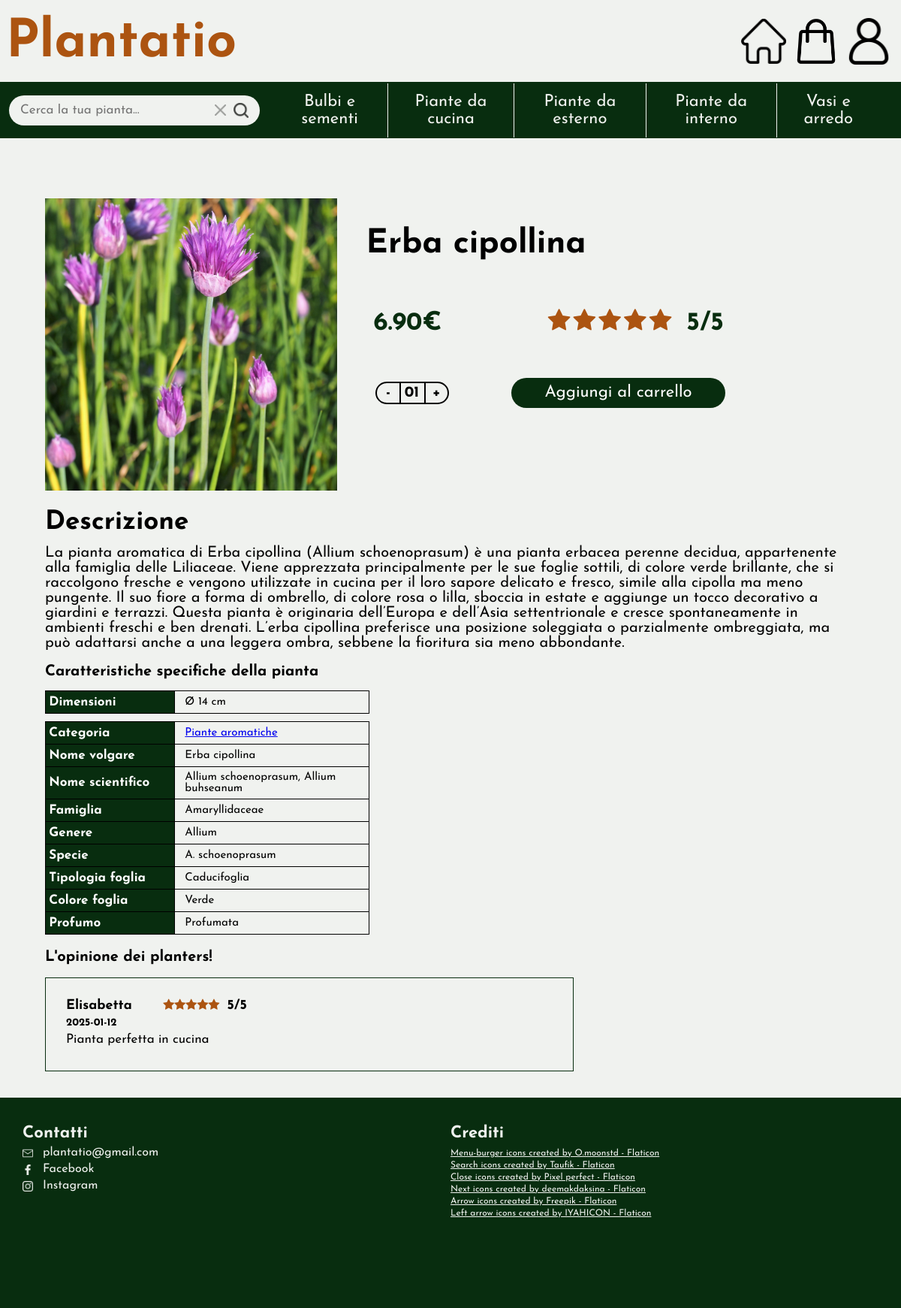
/product.php?idP=Erba+cipollina, run on the app's committed database.
### tables this page shows
CREATE TABLE Prodotti (
    nome_prodotto VARCHAR(150) PRIMARY KEY,
    prezzo DECIMAL(10, 2) NOT NULL,
    id_sottocategoria VARCHAR(100) NOT NULL,
    presente BOOLEAN DEFAULT 1,
    stock INT NOT NULL,
    nome_volgare VARCHAR(50),  
    nome_scientifico VARCHAR(50),
    famiglia VARCHAR(50),
    genere VARCHAR(50),
    specie VARCHAR(50),
    dimensioni VARCHAR(30),  
    profumo VARCHAR(30),  
    tipologia_foglia VARCHAR(30),
    colore_foglia VARCHAR(30), 
    descrizione TEXT,
    voto INT NOT NULL
);

CREATE TABLE Recensioni (
    id_utente VARCHAR(150) NOT NULL,
    id_prodotto VARCHAR(150) NOT NULL,
    voto INT CHECK (voto BETWEEN 1 AND 5),  
    commento TEXT,
    data_recensione TIMESTAMP DEFAULT CURRENT_TIMESTAMP,
    PRIMARY KEY (id_prodotto, id_utente),
    FOREIGN KEY (id_utente) REFERENCES Utenti(email) ON DELETE CASCADE,
    FOREIGN KEY (id_prodotto) REFERENCES Prodotti(nome_prodotto) ON DELETE CASCADE
);

CREATE TABLE Utenti (
    email VARCHAR(150) PRIMARY KEY,
    nome VARCHAR(100) NOT NULL,
    cognome VARCHAR(100) NOT NULL,
    password_hash VARCHAR(255) NOT NULL,
    admin_flag BOOLEAN NOT NULL
);

### product.php (called while the page is built, shortened)
<?php
require_once 'bootstrap.php';
$templateParams["titolo"] = "Plantatio";
$templateParams["mainContent"] = "single-item.php";
$templateParams["js"] = array("js/product.js", "js/nav.js", "js/header.js");
$idprodotto = -1;
if(isset($_GET["idP"])){
    $idprodotto = getStringWithSpaces($_GET["idP"]);
} else {
    if(isset($idProd)){
        $idprodotto = $productId;
    }
}
$templateParams["prodotto"] = $dbh->getProductById($idprodotto);
$templateParams["recensioni_prodotto"] = $dbh->getReviewsOfProduct($idprodotto);
require 'template/base.php';
?>

### database/database.php (called while the page is built, shortened)
<?php
class DatabaseHelper
{
    private $db;
    public function __construct($servername, $username, $password, $dbname, $port)
    {
        $this->db = new mysqli($servername, $username, $password, $dbname, $port);
    }
    public function getSubCategoriesFromCategory($nomeCategoria)
    {
        $stmt = $this->db->prepare("SELECT nome_sottocategoria FROM SottoCategorie WHERE id_categoria = ?");
        $stmt->bind_param('s', $nomeCategoria);
        $stmt->execute();
        $result = $stmt->get_result();
        return $result->fetch_all(MYSQLI_ASSOC);
    }
    public function getCategories()
    {
        $stmt = $this->db->prepare("SELECT nome_categoria FROM Categorie");
        $stmt->execute();
        $result = $stmt->get_result();
        $categories = $result->fetch_all(MYSQLI_ASSOC);
        foreach ($categories as &$category) {
            $category["sottocategorie"] = array();
            $category["sottocategorie"] = $this->getSubCategoriesFromCategory($category["nome_categoria"]);
        }
        return $categories;
    }
    public function getProductById($product_id)
    {
        $stmt = $this->db->prepare("SELECT * FROM Prodotti WHERE nome_prodotto = ? AND presente = 1");
        $stmt->bind_param('s', $product_id);
        $stmt->execute();
        $result = $stmt->get_result();
        return $result->fetch_all(MYSQLI_ASSOC);
    }
    public function getReviewsOfProduct($idprodotto)
    {
        $query = "SELECT nome, voto, commento, DATE(data_recensione) as dataRec FROM Recensioni, Utenti WHERE id_utente = email AND id_prodotto = ? ORDER BY data_recensione DESC";
        $stmt = $this->db->prepare($query);
        $stmt->bind_param('s', $idprodotto);
        $stmt->execute();
        $result = $stmt->get_result();
        return $result->fetch_all(MYSQLI_ASSOC);
    }
}

### bootstrap.php (called while the page is built, shortened)
<?php
require_once("utils/functions.php");
require_once("database/database.php");
$dbh = new DatabaseHelper("localhost", "root", "", "plantatio", 3306);
$templateParams["categorie"] = $dbh->getCategories();
?>

### utils/functions.php (called while the page is built, shortened)
<?php
function isUserLoggedIn()
{
    return !empty($_SESSION['email']);
}
function getSrc($string)
{
    $src_string = str_replace(' ', '_', $string);
    return $src_string;
}
function getStringWithSpaces($string)
{
    $id_string = str_replace('_', ' ', $string);
    return $id_string;
}

### template/single-item.php (the view, shortened to what this page needs)
<main class="single-item">
    <?php if (count($templateParams["prodotto"]) == 0): ?>
        <article>
            <p>Prodotto non presente</p>
        </article>
    <?php
    else:
        $prodotto = $templateParams["prodotto"][0];
    ?>
        <article>
            <header>
                <img src="upload/prodotti/<?php echo getSrc($prodotto["nome_prodotto"]) ?>.jpg" alt="" />
                <section>
                    <h2><?php echo $prodotto["nome_prodotto"] ?></h2>
                    <h3 class='price'><?php echo $prodotto["prezzo"] ?>€
                    </h3>
                    <div class="star-value">
                        <?php for ($i = 1; $i <= $prodotto["voto"]; $i++): ?>
                            <span class="fa fa-star checked"></span>
                        <?php endfor; ?>
                    </div>
                    <h3><?php echo $prodotto["voto"] ?>/5</h3>
                    <?php if ($prodotto['stock'] > 0): ?>
                        <div class="wrapper">
                            <span class="minus" onclick="reduceQuantity()">-</span>
                            <span class="number">01</span>
                            <span class="plus" onclick="addQuantity(<?php echo $prodotto['stock'] ?>)">+</span>
                        </div>
                        <button type="button" <?php if (isUserLoggedIn()) : ?>
                            onclick="addToCart('<?php echo $prodotto['nome_prodotto'] ?>')"
                            <?php else: ?> onclick="showErrorMessage()"
                            <?php endif; ?>>Aggiungi al carrello
                        </button>
                    <?php else: ?>
                        <span class="out_of_stock">La pianta non è al momento disponibile</span>
                    <?php endif; ?>
                </section>
            </header>
            <section>
                <h3>Descrizione</h3>
                <p><?php echo $prodotto["descrizione"] ?></p>
                <table>
                    <caption>Caratteristiche specifiche della pianta</caption>
                    <tr>
                        <th>Dimensioni</th>
                        <td><?php echo $prodotto["dimensioni"] ?></td>
                    </tr>
                </table>
                <table>
                    <tr>
                        <th>Categoria</th>
                        <td><a href="search.php?sottocategoriaSelezionata=<?php echo getSrc($prodotto["id_sottocategoria"]) ?>"><?php echo $prodotto["id_sottocategoria"] ?></a></td>
                    </tr>
                    <?php if(strcmp($prodotto["nome_volgare"], 'non specificato') != 0): ?>
                    <tr>
                        <th>Nome volgare</th>
                        <td><?php echo $prodotto["nome_volgare"] ?></td>
                    </tr>
                    <?php endif; ?>
                    <?php if(strcmp($prodotto["nome_scientifico"], 'non specificato') != 0): ?>
                    <tr>
                        <th>Nome scientifico</th>
                        <td><?php echo $prodotto["nome_scientifico"] ?></td>
                    </tr>
                    <?php endif; ?>
                    <?php if(strcmp($prodotto["famiglia"], 'non specificato') != 0): ?>
                    <tr>
                        <th>Famiglia</th>
                        <td><?php echo $prodotto["famiglia"] ?></td>
                    </tr>
                    <?php endif; ?>
                    <?php if(strcmp($prodotto["genere"], 'non specificato') != 0): ?>
                    <tr>
                        <th>Genere</th>
                        <td><?php echo $prodotto["genere"] ?></td>
                    </tr>
                    <?php endif; ?>
                    <?php if(strcmp($prodotto["specie"], 'non specificato') != 0): ?>
                    <tr>
                        <th>Specie</th>
                        <td><?php echo $prodotto["specie"] ?></td>
                    </tr>
                    <?php endif; ?>
                    <?php if(strcmp($prodotto["tipologia_foglia"], 'non specificato') != 0): ?>
                    <tr>
                        <th>Tipologia foglia</th>
                        <td><?php echo $prodotto["tipologia_foglia"] ?></td>
                    </tr>
                    <?php endif; ?>
                    <?php if(strcmp($prodotto["colore_foglia"], 'non specificato') != 0): ?>
                    <tr>
                        <th>Colore foglia</th>
                        <td><?php echo $prodotto["colore_foglia"] ?></td>
                    </tr>
                    <?php endif; ?>
                    <?php if(strcmp($prodotto["profumo"], 'non specificato') != 0): ?>
                    <tr>
                        <th>Profumo</th>
                        <td><?php echo $prodotto["profumo"] ?></td>
                    </tr>
                    <?php endif; ?>
                </table>
            </section>
        </article>
        <section>
            <h2>L&apos;opinione dei planters!</h2>
            <?php if(count($templateParams["recensioni_prodotto"]) == 0): ?>
                <p>Non ci sono recensioni per questo prodotto</p>
            <?php else: ?>
                <?php foreach ($templateParams["recensioni_prodotto"] as $rec): ?>
                    <article>
                        <h3><?php echo $rec["nome"] ?></h3>
                        <div class="star-value-user">
                            <?php for ($i = 1; $i <= $rec["voto"]; $i++): ?>
                                <span class="fa fa-star checked"></span>
                            <?php endfor; ?>
                        </div>
                        <h3><?php echo $rec["voto"] ?>/5</h3>
                        <h4><?php echo $rec["dataRec"] ?></h4>
                        <p><?php echo $rec["commento"] ?></p>
                    </article>
                <?php endforeach; ?>
            <?php endif; ?>
        </section>
    <?php endif; ?>
</main>

### data on the page
prodotti: nome_prodotto "Erba cipollina", prezzo "6.90", voto "5", descrizione "La pianta aromatica di Erba cipollina (Allium schoenoprasum) è una pianta erbacea perenne decidua, appartenente alla famiglia delle Liliaceae. Viene apprezzata principalmente per le sue foglie sottili, di colore verde brillante, che si raccolgono fresche e vengono utilizzate in cucina per il loro sapore delicato e fresco, simile alla cipolla ma meno pungente. Il suo fiore a forma di ombrello, di colore rosa o lilla, sboccia in estate e aggiunge un tocco decorativo a giardini e terrazzi. Questa pianta è originaria dell’Europa e dell’Asia settentrionale e cresce spontaneamente in ambienti freschi e ben drenati. L’erba cipollina preferisce una posizione soleggiata o parzialmente ombreggiata,…", dimensioni "Ø 14 cm", id_sottocategoria "Piante aromatiche", nome_volgare "Erba cipollina", nome_scientifico "Allium schoenoprasum, Allium buhseanum", famiglia "Amaryllidaceae", genere "Allium", specie "A. schoenoprasum", tipologia_foglia "Caducifoglia", colore_foglia "Verde", profumo "Profumata"
recensioni: id_utente.nome "Elisabetta", voto "5", dataRec "2025-01-12", commento "Pianta perfetta in cucina"

### other printed values
$categoria["nome_categoria"] "Bulbi e sementi"
$categoria["nome_categoria"] "Piante da cucina"
$categoria["nome_categoria"] "Piante da esterno"
$categoria["nome_categoria"] "Piante da interno"
$categoria["nome_categoria"] "Vasi e arredo"
